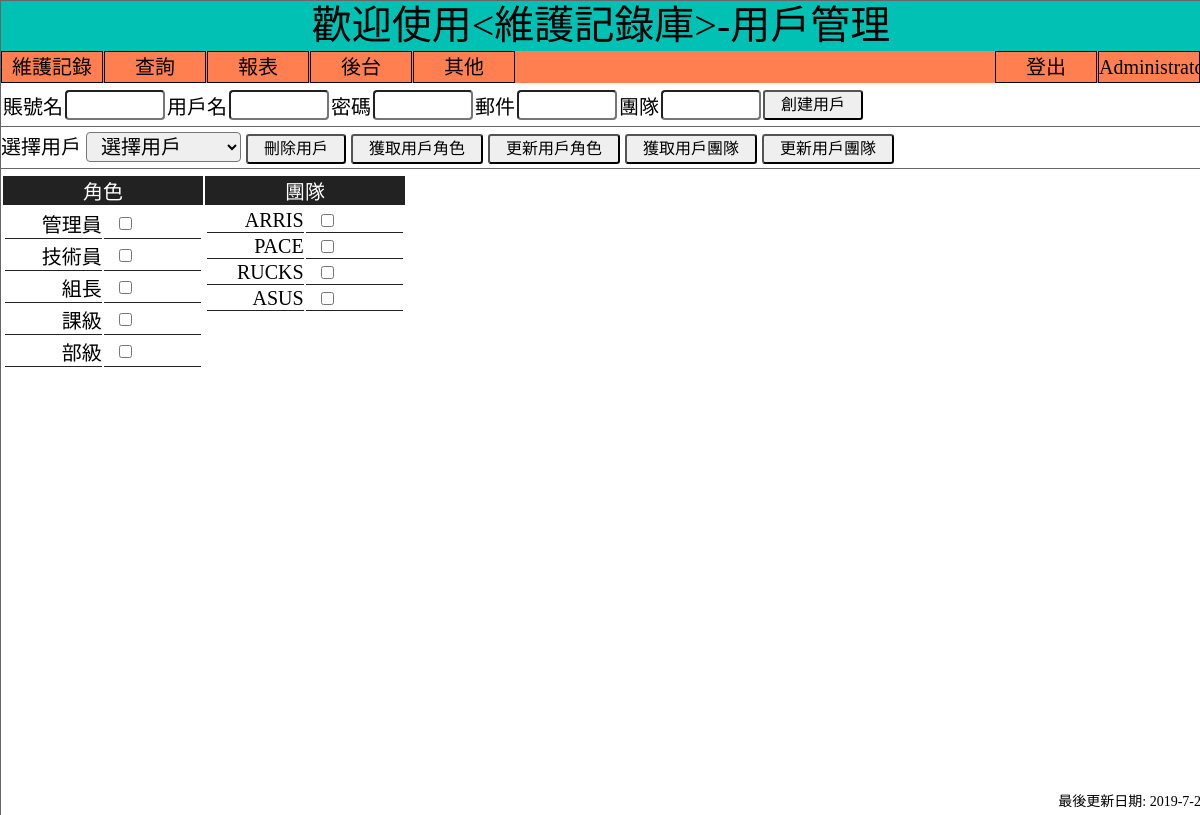
The app's page /Index.php?act=Users (signed in) with its own data.
### tables this page shows
CREATE TABLE `role` (
  `code` varchar(255) NOT NULL DEFAULT '',
  `name` varchar(255) DEFAULT NULL,
  PRIMARY KEY (`code`)
);

### Libs/Config.php (called while the page is built, shortened)
<?php
require_once "MysqlConn.php";
$db_host = "127.0.0.1";
$db_uid  = "maintainhistory";
$db_pwd  = "#*c123456";
$db_name = "MaintainHistory";
$conn = new MysqlConn($db_host, $db_uid, $db_pwd, $db_name);

### Libs/MysqlConn.php (called while the page is built, shortened)
<?php
class MysqlConn
{
    public $conn;
    function __construct($host, $uid, $pwd, $db)
    {
        $this->conn = new mysqli($host, $uid, $pwd, $db);
        if($this->conn)
        {
            $this->conn->query("set names utf8");
        } else {
            die("数据库连接错误" + $this->conn->error);
        }
    }
    function getAllRow($sql)
    {
        $res = $this->conn->query($sql);
        if($res)
        {
            $tmpArr = array();
            while ($row = $res->fetch_assoc())
            {
                array_push($tmpArr,$row);
            }
            return $tmpArr;
        } else {
            return false;
        }
    }
    function getLine($sql)
    {
        $res = $this->getAllRow($sql);
        if($res)
        {
            $arr = array();
            foreach ($res as $r)
            {
                foreach ($r as $key=>$val)
                {
                    array_push($arr,$val);
                    break;
                }
            }
            return $arr;
        } else {
            return false;
        }
    }
}

### Form/Users.php (the view, shortened to what this page needs)
<?php
$allRoles = $conn->getAllRow("select code,name from role");
$allTeams = $conn->getLine("select name from teamlist");
?>
<div id="divUserAdd" class="divSearch">
    <form action="?act=users&amp;subact=useradd" method="post" enctype="multipart/form-data" id="formUserAdd">
    <table>
        <tr>
      <td>賬號名</td>
      <td><input type="text" name="uid" id="uid" style="width: 100px;" /></td>
      <td>用戶名</td>
            <td><input type="text" name="uname" id="uname" style="width: 100px;" /></td>
            <td>密碼</td>
            <td><input type="text" name="password" id="password" style="width: 100px;" /></td>
            <td>郵件</td>
            <td><input type="text" name="mail" id="mail" style="width: 100px;" /></td>
            <td>團隊</td>
            <td>
                <input type="text" name="team" id="team" style="width: 100px;" class="selInput"/>
            </td>
            <td><input type="submit" name="btnUserAdd" id="btnUserAdd" value="創建用戶" /></td>
        </tr>
    </form>
</div>
<div id="divUserManagement" >
  <form action="?act=users&amp;subact=usermanagement" method="post" enctype="multipart/form-data" name="formUserManagement" id="formUserManagement">
      <div class="divSearch">
        <label>選擇用戶</label>
          <select name="userID" id="userID">
              <option value="">選擇用戶</option>
          </select>
        <input type="submit" name="btnUserDel" id="btnUserDel" value="刪除用戶" />
        <input type="submit" name="btnGetRole" id="btnGetRole" value="獲取用戶角色" />
        <input type="submit" name="btnUpdateRole" id="btnUpdateRole" value="更新用戶角色" />
        <input type="submit" name="btnGetRole" id="btnGetRole" value="獲取用戶團隊" />
        <input type="submit" name="btnUpdateTeam" id="btnUpdateTeam" value="更新用戶團隊" />
      </div>
      <div id="showUserInfo">
          <table>
              <tr class="InfoTitle">
                  <td>角色</td>
                  <td>團隊</td>
              </tr>
              <tr>
                  <td valign="top">
                      <table id="userRole">
                          <?php
                            foreach ($allRoles as $item)
                            {
                                $isChecked = null;
                                echo "<tr><td>{$item['name']}</td><td><input type='checkbox' name='{$item['code']}' value='{$item['code']}' {$isChecked} /></td></tr>";
                            }
                          ?>
                      </table>
                  </td>
                  <td valign="top">
                      <table id="userTeam">
                          <?php
                            foreach ($allTeams as $item)
                            {
                                $isChecked = null;
                                echo "<tr><td>{$item}</td><td><input type='checkbox' name='{$item}' value='{$item}' {$isChecked} /></td></tr>";
                            }
                          ?>
                      </table>
                  </td>
              </tr>
          </table>
      </div>
  </form>
</div>

### Css/MainPage.css (style rules this page uses)
body, div, address, blockquote, iframe, ul, ol, dl, dt, dd, li, dl, h1, h2, h3, h4, h5, h6, p, pre, table, caption, th, td, form, legend, fieldset, input, button, select, textarea { margin:0; padding:0; font-weight: normal;font-style: normal;font-size: 100%; font-family: inherit; }
html { height: 100%; }
body { height: 100%; margin: 0; color:#000; background:#FFF; font: 20px/1.5 Arial, Helvetica, sans-serif; }
input[type='checkbox'],input[type=radio] { margin-right: 5px; margin-left: 15px; }
label { cursor: pointer; }
.button,input[type='button'],input[type='submit'] { cursor: pointer; height: 30px; text-align: center; padding: 0.2em 1em 0.25em; font:0.8em/100% FangSong,Arial; border-radius: 0.2em; }
.input,input[type='text'],input[type='password'],select { height: 30px; line-height: 30px; padding: 0.1em 0.5em 0.1em; border-radius: 0.2em; }
.divSearch { margin: 5px 0 5px; border-bottom: 1px solid #666; padding: 0.0em 0 0.2em; }
table { table-layout:fixed; }
table td { word-break:break-word; }

### Form/Users.php (style rules this page uses)
.InfoTitle { background-color: #222; color: #fff; text-align: center; }
.InfoTitle td { width: 200px; }
#userRole td:first-child,#userTeam td:first-child { text-align: right; }
#userRole td:nth-child(2),#userTeam td:nth-child(2) { text-align: left; }
#userRole td,#userTeam td { width: 100px; text-align: center; border-bottom: 1px solid #222; }

### records on screen
role: name "管理員"
role: name "技術員"
role: name "組長"
role: name "課級"
role: name "部級"

### other values on screen
$title "歡迎使用<維護記錄庫>-用戶管理"
$item "ARRIS"
$item "PACE"
$item "RUCKS"
$item "ASUS"
